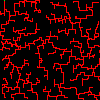

This chart was generated by the following Python code:
import random
from point import point
from PIL import Image,ImageDraw
from progressbar import progressbar as bar

dimx=100
dimy=100
maze = Image.new("RGB",(dimx,dimy))

difficulty = 500
vlist = []
clist = []

def createv(diff,x,y,l):
	for i in range(diff):
		l.append(point(random.randint(0,x),random.randint(0,y)))

def connect(a,b,file):
	draw = ImageDraw.Draw(file)
	draw.line(((a.x,a.y),(b.x,a.y)),(255,0,0))
	draw.line(((b.x,a.y),(b.x,b.y)),(255,0,0))

def nearest(a,b):
	smallestD = 100000
	smallestI = [0,0]
	for i in range(len(a)):
		for j in range(len(b)):
			d = a[i].distance(b[j])
			if smallestD > d:
				smallestD = d
				smallestI = [i,j]
	return smallestI[1],[a[smallestI[0]],b[smallestI[1]]]

createv(difficulty,dimx,dimy,vlist)
maze.putpixel(vlist[0].tuple(),(0,255,0))
clist.append(vlist[0])
vlist.pop(0)

for i in bar(range(difficulty-1)):
	closest = nearest(clist,vlist)
	clist.append(closest[1][1])
	vlist.pop(closest[0])
	connect(closest[1][0],closest[1][1],maze)
maze.putpixel(clist[-1].tuple(),(0,255,0))
maze.save("maze.png","PNG")